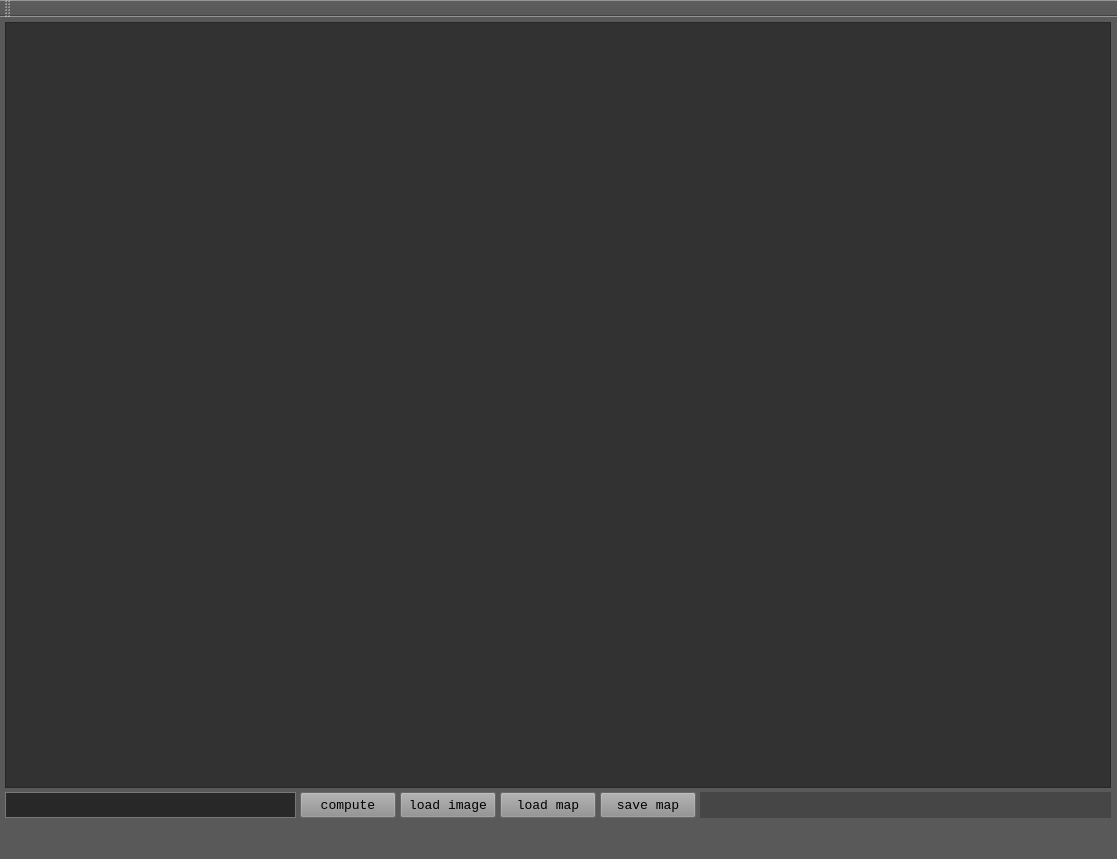
<?xml version="1.0" encoding="UTF-8"?>
<ui version="4.0">
 <class>PathFinderClass</class>
 <widget class="QMainWindow" name="PathFinderClass">
  <property name="enabled">
   <bool>true</bool>
  </property>
  <property name="geometry">
   <rect>
    <x>0</x>
    <y>0</y>
    <width>1117</width>
    <height>859</height>
   </rect>
  </property>
  <property name="windowTitle">
   <string>PathFinder</string>
  </property>
  <property name="styleSheet">
   <string notr="true">background-color: rgb(89, 89, 89);</string>
  </property>
  <widget class="QWidget" name="centralWidget">
   <widget class="QPushButton" name="loadImageButton">
    <property name="geometry">
     <rect>
      <x>400</x>
      <y>775</y>
      <width>96</width>
      <height>26</height>
     </rect>
    </property>
    <property name="font">
     <font>
      <family>Consolas</family>
      <pointsize>10</pointsize>
     </font>
    </property>
    <property name="styleSheet">
     <string notr="true">background-color: rgb(145, 145, 145);</string>
    </property>
    <property name="text">
     <string>load image</string>
    </property>
   </widget>
   <widget class="MapView" name="mapView">
    <property name="geometry">
     <rect>
      <x>5</x>
      <y>5</y>
      <width>1106</width>
      <height>766</height>
     </rect>
    </property>
    <property name="styleSheet">
     <string notr="true">background-color: rgb(50, 50, 50);</string>
    </property>
   </widget>
   <widget class="QPushButton" name="loadMapButton">
    <property name="geometry">
     <rect>
      <x>500</x>
      <y>775</y>
      <width>96</width>
      <height>26</height>
     </rect>
    </property>
    <property name="font">
     <font>
      <family>Consolas</family>
      <pointsize>10</pointsize>
     </font>
    </property>
    <property name="styleSheet">
     <string notr="true">background-color: rgb(145, 145, 145);</string>
    </property>
    <property name="text">
     <string>load map</string>
    </property>
   </widget>
   <widget class="QLabel" name="infoMessageBox">
    <property name="geometry">
     <rect>
      <x>700</x>
      <y>775</y>
      <width>411</width>
      <height>26</height>
     </rect>
    </property>
    <property name="font">
     <font>
      <family>Consolas</family>
      <pointsize>10</pointsize>
     </font>
    </property>
    <property name="styleSheet">
     <string notr="true">background-color: rgb(70, 70, 70);
color: rgb(190, 190, 190);</string>
    </property>
    <property name="text">
     <string/>
    </property>
   </widget>
   <widget class="QPushButton" name="saveMapButton">
    <property name="geometry">
     <rect>
      <x>600</x>
      <y>775</y>
      <width>96</width>
      <height>26</height>
     </rect>
    </property>
    <property name="font">
     <font>
      <family>Consolas</family>
      <pointsize>10</pointsize>
     </font>
    </property>
    <property name="styleSheet">
     <string notr="true">background-color: rgb(145, 145, 145);</string>
    </property>
    <property name="text">
     <string>save map</string>
    </property>
   </widget>
   <widget class="QLineEdit" name="inputBox">
    <property name="enabled">
     <bool>true</bool>
    </property>
    <property name="geometry">
     <rect>
      <x>5</x>
      <y>775</y>
      <width>291</width>
      <height>26</height>
     </rect>
    </property>
    <property name="styleSheet">
     <string notr="true">QLineEdit{
	background-color:rgb(40,40,40);
	color: rgb(190, 190, 190);
	border: 1px solid rgb(120,120,120);
}
QLineEdit:disabled{
	background-color:rgb(90,90,90);
	color: rgb(190, 190, 190);
	border: 1px solid rgb(120,120,120);
}


</string>
    </property>
   </widget>
   <widget class="QPushButton" name="computeButton">
    <property name="geometry">
     <rect>
      <x>300</x>
      <y>775</y>
      <width>96</width>
      <height>26</height>
     </rect>
    </property>
    <property name="font">
     <font>
      <family>Consolas</family>
      <pointsize>10</pointsize>
     </font>
    </property>
    <property name="styleSheet">
     <string notr="true">background-color: rgb(145, 145, 145);</string>
    </property>
    <property name="text">
     <string>compute</string>
    </property>
   </widget>
  </widget>
  <widget class="QMenuBar" name="menuBar">
   <property name="geometry">
    <rect>
     <x>0</x>
     <y>0</y>
     <width>1117</width>
     <height>21</height>
    </rect>
   </property>
  </widget>
  <widget class="QToolBar" name="mainToolBar">
   <attribute name="toolBarArea">
    <enum>TopToolBarArea</enum>
   </attribute>
   <attribute name="toolBarBreak">
    <bool>false</bool>
   </attribute>
  </widget>
  <widget class="QStatusBar" name="statusBar"/>
 </widget>
 <layoutdefault spacing="6" margin="11"/>
 <customwidgets>
  <customwidget>
   <class>MapView</class>
   <extends>QGraphicsView</extends>
   <header location="global">MapView.h</header>
  </customwidget>
 </customwidgets>
 <resources>
  <include location="PathFinder.qrc"/>
 </resources>
 <connections/>
</ui>
